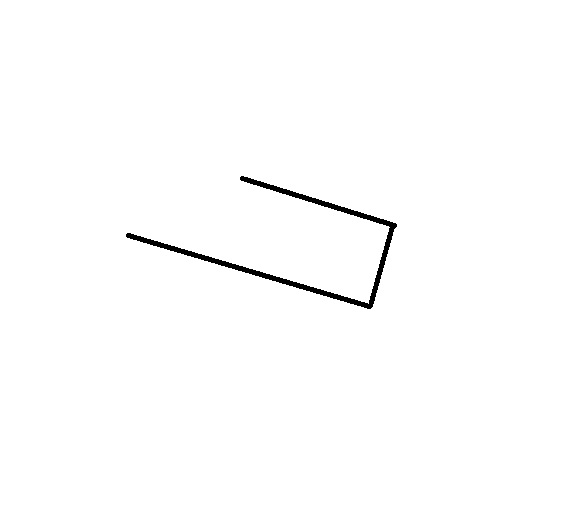
%> input picture Matlab/Single Bild/2-0.png, 588 x 525 px
$ octave Algorithmus2_Bounding_Box_vertex_Detection.m   (GNU Octave 9; MATLAB toolbox functions it lacks are replaced by stand-ins)
%> lines starting %> are read from the running program, lines starting %| are printed output that depends on the picture; in (x1, y1, x2, y2) boxes, pixels count from 0 and x2, y2 are one past the last pixel; in counts of white or black regions, pixels touching at a corner belong together; the program's own positions count from 1
### Matlab/Single Bild/clean.m
clc;
clear;

### Matlab/Single Bild/Algorithmus2_Bounding_Box_vertex_Detection.m
    clean;
%     close all;
%% Input a candidate shape

    Img = imread('2-0.png');
%> Img is the input picture: size 525x588x3 uint8; min 0, max 255, mean 252.9
    Img = rgb2gray(Img);
%> Img: size 525x588 uint8
    Img = imbinarize(Img);
%> Img: size 525x588 logical; 99.2% white; 1 black region, box (x1, y1, x2, y2) and area: (126, 176, 397, 309) 2503
    % figure,imshow(Img);

    [B,L] = bwboundaries(Img);
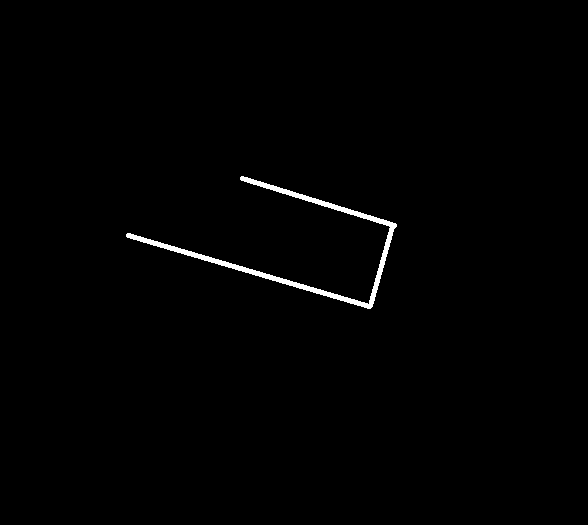
%> L: size 525x588 double; values 1 (black) and 2 (white), 0.81% white; 1 white region, box (x1, y1, x2, y2) and area: (126, 176, 397, 309) 2503
%> B = 2 boundaries; box (x1, y1, x2, y2) and points: (0, 0, 588, 525) 2223, (126, 176, 397, 309) 958

    imshow(Img); hold on;
    colors=['b' 'g' 'r' 'c' 'm' 'y'];
    for k=1:length(B)
      boundary = B{k};
%> boundary = 2223 rows, first 12: [1 1; 1 2; 1 3; 1 4; 1 5; 1 6; 1 7; 1 8; 1 9; 1 10; 1 11; 1 12]
      cidx = mod(k,length(colors))+1;
%> cidx = 2
      plot(boundary(:,2), boundary(:,1),...
           colors(cidx),'LineWidth',2);
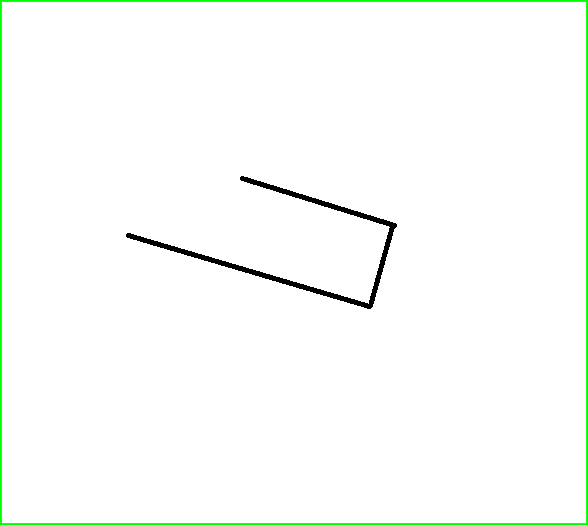
%> figure redrawn from the program's plot data

      % randomize text position for better visibility
      rndRow = ceil(length(boundary)/(mod(rand*k,7)+1));
      col = boundary(rndRow,2); row = boundary(rndRow,1);
%> after `col = boundary(rndRow,2)`: col = 494
%> after `row = boundary(rndRow,1)`: row = 525
%> (the run ends here)

$ run again, with Matlab/Single Bild/1-0.png copied over Matlab/Single Bild/2-0.png
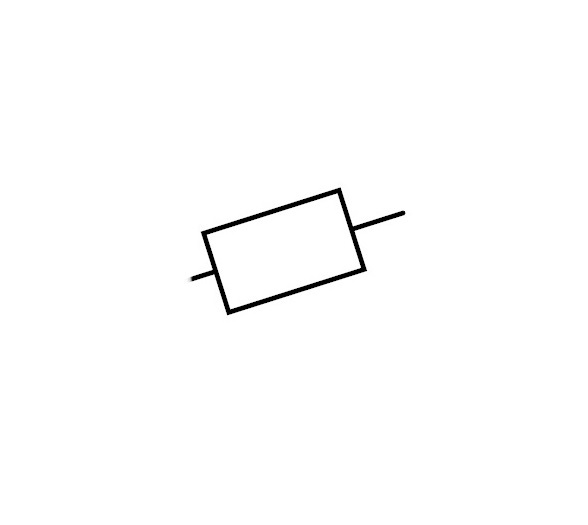
%> input picture Matlab/Single Bild/1-0.png, 588 x 525 px
%> Img is the input picture: size 525x588x3 uint8; min 0, max 255, mean 253
%> `[B,L] = bwboundaries(Img);`:
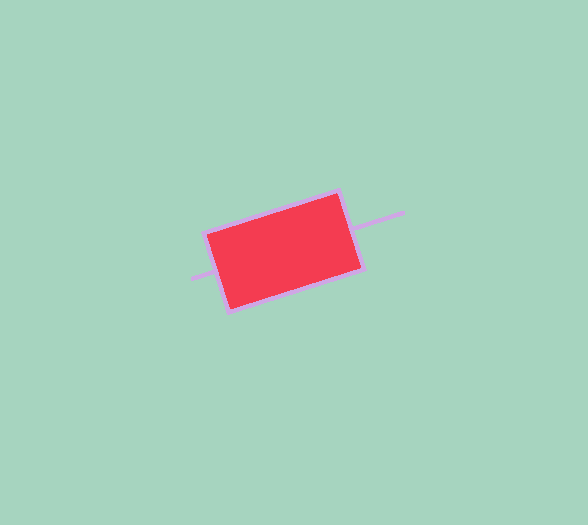
%> L: size 525x588 double; 3 distinct labels, from 1 to 3; one colour per label, 0 black
%> B = 3 boundaries; box (x1, y1, x2, y2) and points: (0, 0, 588, 525) 2223, (191, 188, 405, 315) 586, (207, 193, 361, 309) 408
%> boundary = 2223 rows, first 12: [1 1; 1 2; 1 3; 1 4; 1 5; 1 6; 1 7; 1 8; 1 9; 1 10; 1 11; 1 12]
%> cidx = 2
%> `plot(boundary(:,2), boundary(:,1), colors(cidx),'LineWidth',2);`:
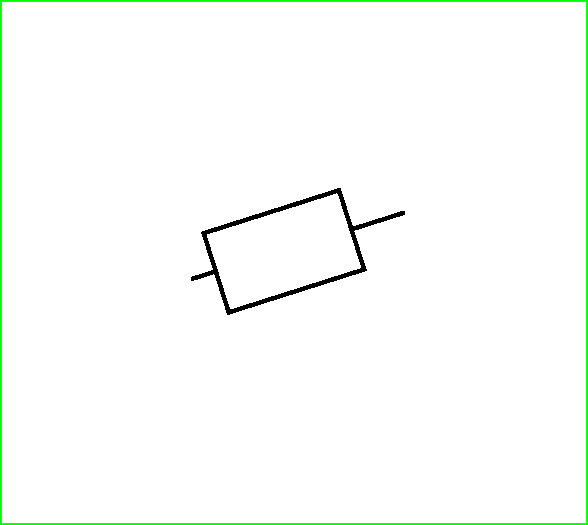
%> figure redrawn from the program's plot data
%> col = 494
%> row = 525

$ run again, with Matlab/Single Bild/1-1.png copied over Matlab/Single Bild/2-0.png
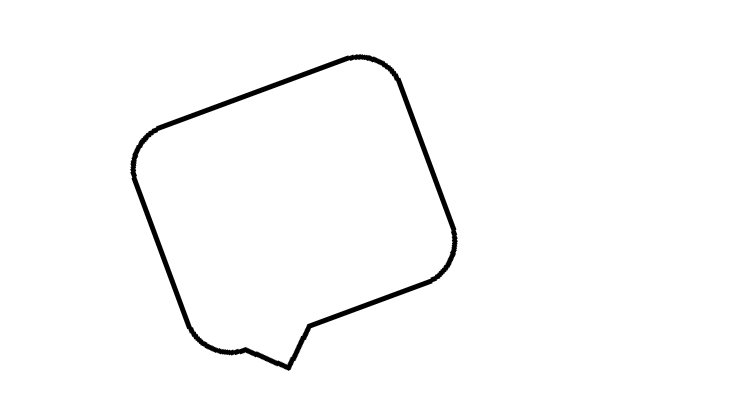
%> input picture Matlab/Single Bild/1-1.png, 741 x 417 px
%> Img is the input picture: size 417x741x3 uint8; min 0, max 255, mean 250.9
%> `[B,L] = bwboundaries(Img);`:
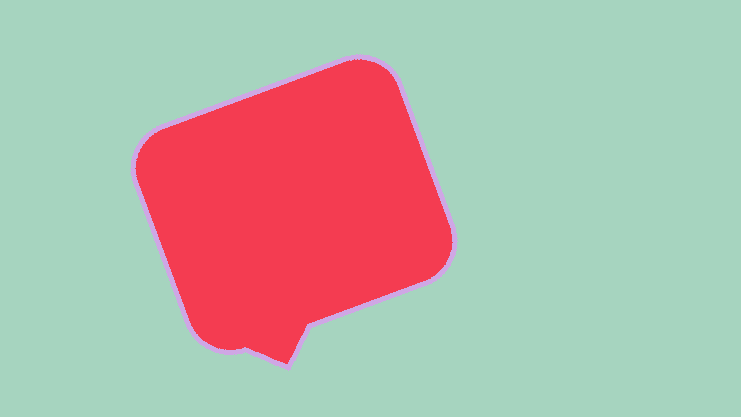
%> L: size 417x741 double; 3 distinct labels, from 1 to 3; one colour per label, 0 black
%> B = 3 boundaries; box (x1, y1, x2, y2) and points: (0, 0, 741, 417) 2313, (130, 54, 458, 371) 939, (135, 59, 453, 364) 904
%> boundary = 2313 rows, first 12: [1 1; 1 2; 1 3; 1 4; 1 5; 1 6; 1 7; 1 8; 1 9; 1 10; 1 11; 1 12]
%> cidx = 2
%> `plot(boundary(:,2), boundary(:,1), colors(cidx),'LineWidth',2);`:
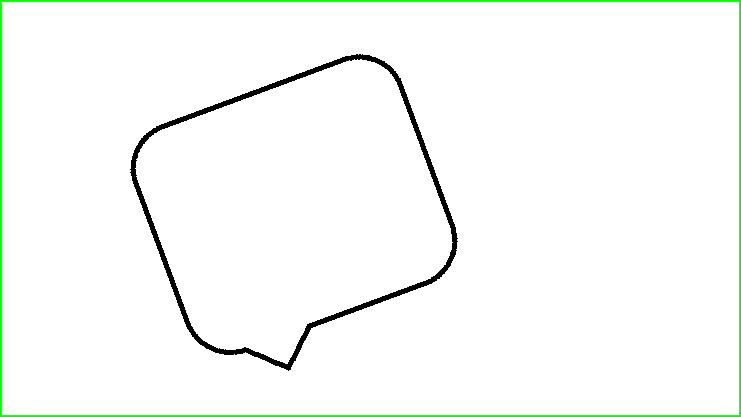
%> figure redrawn from the program's plot data
%> col = 643
%> row = 417

$ run again, with Matlab/Single Bild/1-2.png copied over Matlab/Single Bild/2-0.png
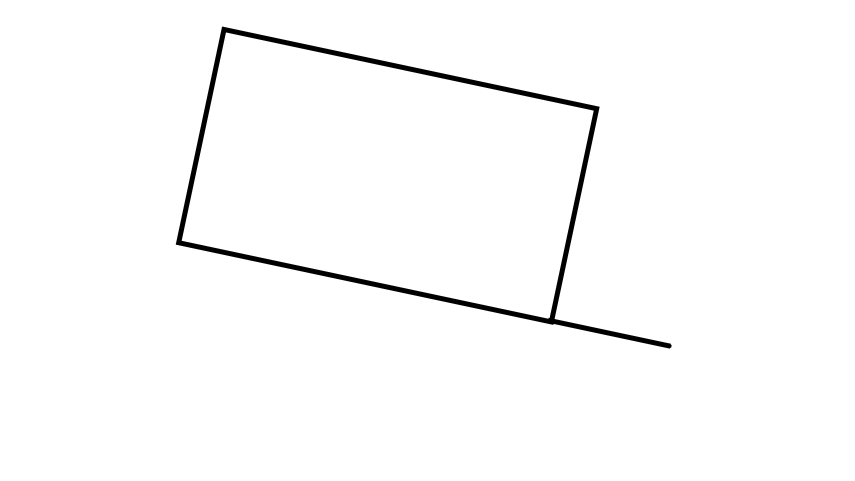
%> input picture Matlab/Single Bild/1-2.png, 855 x 481 px
%> Img is the input picture: size 481x855x3 uint8; min 0, max 255, mean 250.9
%> `[B,L] = bwboundaries(Img);`:
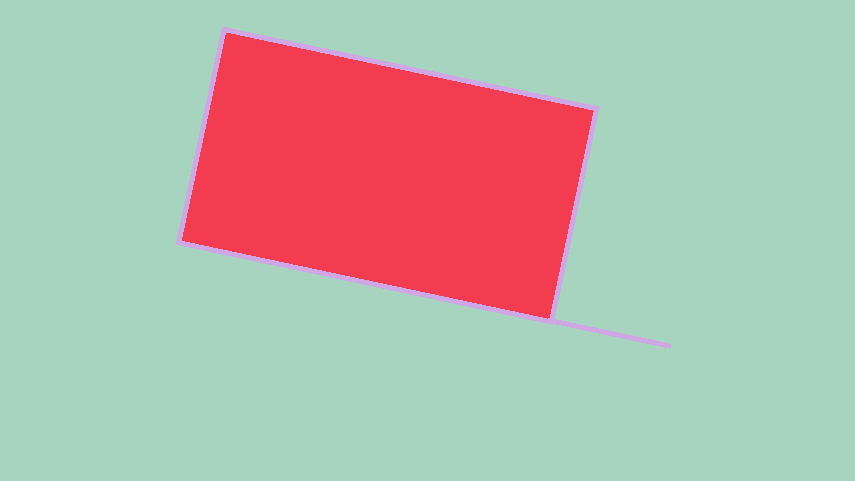
%> L: size 481x855 double; 3 distinct labels, from 1 to 3; one colour per label, 0 black
%> B = 3 boundaries; box (x1, y1, x2, y2) and points: (0, 0, 855, 481) 2669, (176, 27, 672, 349) 1419, (182, 33, 594, 319) 1148
%> boundary = 2669 rows, first 12: [1 1; 1 2; 1 3; 1 4; 1 5; 1 6; 1 7; 1 8; 1 9; 1 10; 1 11; 1 12]
%> cidx = 2
%> `plot(boundary(:,2), boundary(:,1), colors(cidx),'LineWidth',2);`:
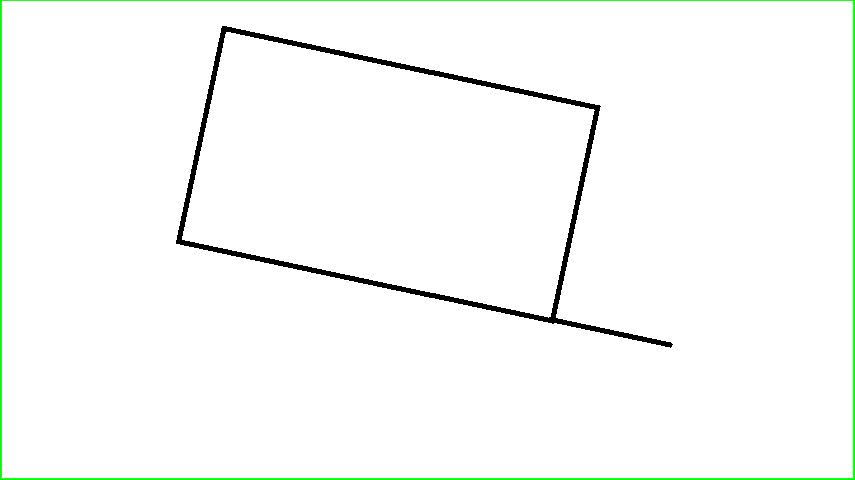
%> figure redrawn from the program's plot data
%> col = 742
%> row = 481
